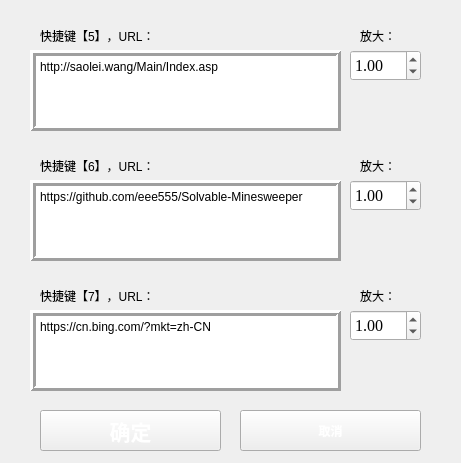
<?xml version="1.0" encoding="UTF-8"?>
<ui version="4.0">
 <class>Form</class>
 <widget class="QWidget" name="Form">
  <property name="geometry">
   <rect>
    <x>0</x>
    <y>0</y>
    <width>461</width>
    <height>463</height>
   </rect>
  </property>
  <property name="mouseTracking">
   <bool>true</bool>
  </property>
  <property name="windowTitle">
   <string>浏览器设置</string>
  </property>
  <property name="windowIcon">
   <iconset>
    <normaloff>media/cat.ico</normaloff>media/cat.ico</iconset>
  </property>
  <widget class="QPlainTextEdit" name="plainTextEdit">
   <property name="geometry">
    <rect>
     <x>30</x>
     <y>50</y>
     <width>311</width>
     <height>81</height>
    </rect>
   </property>
   <property name="styleSheet">
    <string notr="true">font: 12pt &quot;Times New Roman&quot;;</string>
   </property>
   <property name="frameShape">
    <enum>QFrame::Box</enum>
   </property>
   <property name="frameShadow">
    <enum>QFrame::Raised</enum>
   </property>
   <property name="lineWidth">
    <number>3</number>
   </property>
   <property name="plainText">
    <string>http://saolei.wang/Main/Index.asp</string>
   </property>
  </widget>
  <widget class="QDoubleSpinBox" name="doubleSpinBox">
   <property name="geometry">
    <rect>
     <x>350</x>
     <y>50</y>
     <width>71</width>
     <height>31</height>
    </rect>
   </property>
   <property name="font">
    <font>
     <family>Times New Roman</family>
     <pointsize>12</pointsize>
     <weight>50</weight>
     <italic>false</italic>
     <bold>false</bold>
    </font>
   </property>
   <property name="styleSheet">
    <string notr="true">font: 12pt &quot;Times New Roman&quot;;</string>
   </property>
   <property name="decimals">
    <number>2</number>
   </property>
   <property name="minimum">
    <double>0.200000000000000</double>
   </property>
   <property name="maximum">
    <double>5.000000000000000</double>
   </property>
   <property name="singleStep">
    <double>0.010000000000000</double>
   </property>
   <property name="value">
    <double>1.000000000000000</double>
   </property>
  </widget>
  <widget class="QPushButton" name="pushButton_2">
   <property name="geometry">
    <rect>
     <x>240</x>
     <y>410</y>
     <width>181</width>
     <height>41</height>
    </rect>
   </property>
   <property name="styleSheet">
    <string notr="true">border-image: url(media/button.png);
font: 16pt &quot;黑体&quot;;
color:white;font: bold;</string>
   </property>
   <property name="text">
    <string>取消</string>
   </property>
   <property name="shortcut">
    <string/>
   </property>
  </widget>
  <widget class="QPushButton" name="pushButton">
   <property name="geometry">
    <rect>
     <x>40</x>
     <y>410</y>
     <width>181</width>
     <height>41</height>
    </rect>
   </property>
   <property name="font">
    <font>
     <family>黑体</family>
     <pointsize>16</pointsize>
     <weight>75</weight>
     <italic>false</italic>
     <bold>true</bold>
    </font>
   </property>
   <property name="focusPolicy">
    <enum>Qt::StrongFocus</enum>
   </property>
   <property name="styleSheet">
    <string notr="true">border-image: url(media/button.png);
font: 16pt &quot;黑体&quot;;
color:white;font: bold;</string>
   </property>
   <property name="text">
    <string>确定</string>
   </property>
   <property name="autoDefault">
    <bool>false</bool>
   </property>
   <property name="flat">
    <bool>false</bool>
   </property>
  </widget>
  <widget class="QLabel" name="label_3">
   <property name="geometry">
    <rect>
     <x>40</x>
     <y>20</y>
     <width>161</width>
     <height>31</height>
    </rect>
   </property>
   <property name="styleSheet">
    <string notr="true">font: 12pt &quot;宋体&quot;;</string>
   </property>
   <property name="text">
    <string>快捷键【5】，URL：</string>
   </property>
  </widget>
  <widget class="QLabel" name="label_4">
   <property name="geometry">
    <rect>
     <x>360</x>
     <y>20</y>
     <width>61</width>
     <height>31</height>
    </rect>
   </property>
   <property name="styleSheet">
    <string notr="true">font: 12pt &quot;宋体&quot;;</string>
   </property>
   <property name="text">
    <string>放大：</string>
   </property>
  </widget>
  <widget class="QDoubleSpinBox" name="doubleSpinBox_2">
   <property name="geometry">
    <rect>
     <x>350</x>
     <y>180</y>
     <width>71</width>
     <height>31</height>
    </rect>
   </property>
   <property name="font">
    <font>
     <family>Times New Roman</family>
     <pointsize>12</pointsize>
     <weight>50</weight>
     <italic>false</italic>
     <bold>false</bold>
    </font>
   </property>
   <property name="styleSheet">
    <string notr="true">font: 12pt &quot;Times New Roman&quot;;</string>
   </property>
   <property name="decimals">
    <number>2</number>
   </property>
   <property name="minimum">
    <double>0.200000000000000</double>
   </property>
   <property name="maximum">
    <double>5.000000000000000</double>
   </property>
   <property name="singleStep">
    <double>0.010000000000000</double>
   </property>
   <property name="value">
    <double>1.000000000000000</double>
   </property>
  </widget>
  <widget class="QLabel" name="label_8">
   <property name="geometry">
    <rect>
     <x>360</x>
     <y>150</y>
     <width>61</width>
     <height>31</height>
    </rect>
   </property>
   <property name="styleSheet">
    <string notr="true">font: 12pt &quot;宋体&quot;;</string>
   </property>
   <property name="text">
    <string>放大：</string>
   </property>
  </widget>
  <widget class="QPlainTextEdit" name="plainTextEdit_2">
   <property name="geometry">
    <rect>
     <x>30</x>
     <y>180</y>
     <width>311</width>
     <height>81</height>
    </rect>
   </property>
   <property name="styleSheet">
    <string notr="true">font: 12pt &quot;Times New Roman&quot;;</string>
   </property>
   <property name="frameShape">
    <enum>QFrame::Box</enum>
   </property>
   <property name="frameShadow">
    <enum>QFrame::Raised</enum>
   </property>
   <property name="lineWidth">
    <number>3</number>
   </property>
   <property name="plainText">
    <string>https://github.com/eee555/Solvable-Minesweeper</string>
   </property>
  </widget>
  <widget class="QDoubleSpinBox" name="doubleSpinBox_3">
   <property name="geometry">
    <rect>
     <x>350</x>
     <y>310</y>
     <width>71</width>
     <height>31</height>
    </rect>
   </property>
   <property name="font">
    <font>
     <family>Times New Roman</family>
     <pointsize>12</pointsize>
     <weight>50</weight>
     <italic>false</italic>
     <bold>false</bold>
    </font>
   </property>
   <property name="styleSheet">
    <string notr="true">font: 12pt &quot;Times New Roman&quot;;</string>
   </property>
   <property name="decimals">
    <number>2</number>
   </property>
   <property name="minimum">
    <double>0.200000000000000</double>
   </property>
   <property name="maximum">
    <double>5.000000000000000</double>
   </property>
   <property name="singleStep">
    <double>0.010000000000000</double>
   </property>
   <property name="value">
    <double>1.000000000000000</double>
   </property>
  </widget>
  <widget class="QLabel" name="label_12">
   <property name="geometry">
    <rect>
     <x>360</x>
     <y>280</y>
     <width>61</width>
     <height>31</height>
    </rect>
   </property>
   <property name="styleSheet">
    <string notr="true">font: 12pt &quot;宋体&quot;;</string>
   </property>
   <property name="text">
    <string>放大：</string>
   </property>
  </widget>
  <widget class="QPlainTextEdit" name="plainTextEdit_3">
   <property name="geometry">
    <rect>
     <x>30</x>
     <y>310</y>
     <width>311</width>
     <height>81</height>
    </rect>
   </property>
   <property name="styleSheet">
    <string notr="true">font: 12pt &quot;Times New Roman&quot;;</string>
   </property>
   <property name="frameShape">
    <enum>QFrame::Box</enum>
   </property>
   <property name="frameShadow">
    <enum>QFrame::Raised</enum>
   </property>
   <property name="lineWidth">
    <number>3</number>
   </property>
   <property name="plainText">
    <string>https://cn.bing.com/?mkt=zh-CN</string>
   </property>
  </widget>
  <widget class="QLabel" name="label_7">
   <property name="geometry">
    <rect>
     <x>40</x>
     <y>150</y>
     <width>161</width>
     <height>31</height>
    </rect>
   </property>
   <property name="styleSheet">
    <string notr="true">font: 12pt &quot;宋体&quot;;</string>
   </property>
   <property name="text">
    <string>快捷键【6】，URL：</string>
   </property>
  </widget>
  <widget class="QLabel" name="label_11">
   <property name="geometry">
    <rect>
     <x>40</x>
     <y>280</y>
     <width>161</width>
     <height>31</height>
    </rect>
   </property>
   <property name="styleSheet">
    <string notr="true">font: 12pt &quot;宋体&quot;;</string>
   </property>
   <property name="text">
    <string>快捷键【7】，URL：</string>
   </property>
  </widget>
 </widget>
 <resources/>
 <connections>
  <connection>
   <sender>pushButton_2</sender>
   <signal>clicked()</signal>
   <receiver>Form</receiver>
   <slot>close()</slot>
   <hints>
    <hint type="sourcelabel">
     <x>388</x>
     <y>527</y>
    </hint>
    <hint type="destinationlabel">
     <x>498</x>
     <y>468</y>
    </hint>
   </hints>
  </connection>
 </connections>
</ui>
